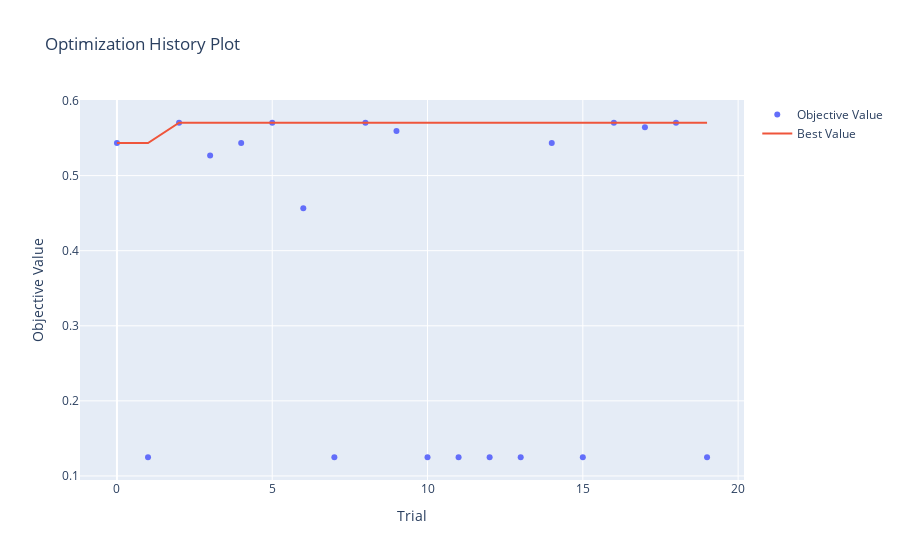
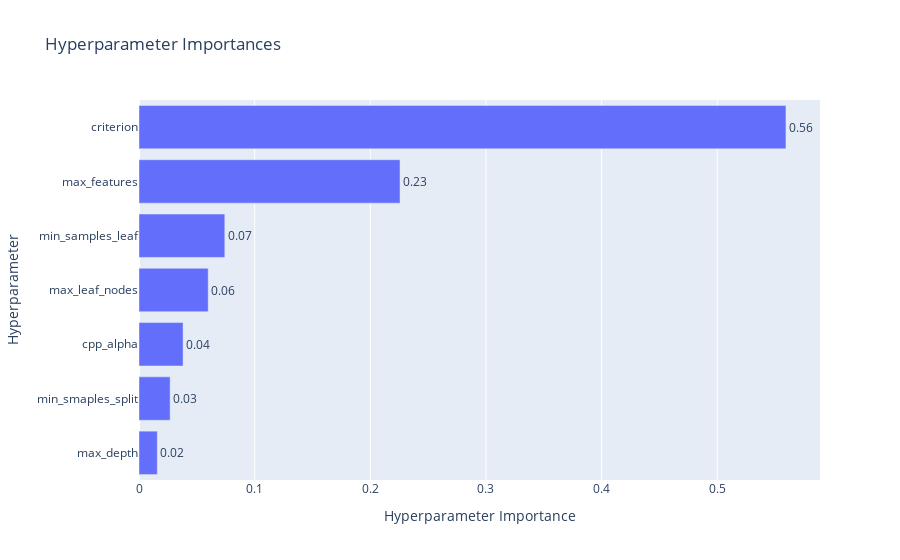

The notebook cell these images were saved under, in order:
### Markdown cell above
### 5.2.2 Optuna 超参数调优

### Code cell
dt_model_object = partial(
    dt_model_objective,
    X_train=X_train,
    y_train=y_train,
    preprocessor=dt_precessor,
    sampling='random_usample'
)

dt_model_study = optuna.create_study(direction='maximize',
                                   sampler=optuna.samplers.TPESampler(seed=CONFIG.RANDOM_STATE))
dt_model_study.optimize(dt_model_object, n_trials=20, 
                      n_jobs=-1, show_progress_bar=True)

# 可视化调参过程
optuna.visualization.plot_optimization_history(dt_model_study).show()
optuna.visualization.plot_param_importances(dt_model_study).show()
optuna.visualization.plot_slice(dt_model_study).show()

### Figure 1 — Plotly figure (JSON) as saved in the notebook; plotly's stock layout.template omitted (floating-point values rounded to 4 significant figures)
{"data": [{"mode": "markers", "name": "Objective Value", "type": "scatter", "x": [0, 1, 2, 3, 4, 5, 6, 7, 8, 9, 10, 11, 12, 13, 14, 15, 16, 17, 18, 19], "y": [0.5434, 0.1249, 0.5704, 0.5269, 0.5434, 0.5704, 0.4565, 0.1249, 0.5704, 0.5594, 0.1249, 0.1249, 0.1249, 0.1249, 0.5434, 0.1249, 0.5704, 0.5645, 0.5704, 0.1249]}, {"mode": "lines", "name": "Best Value", "type": "scatter", "x": [0, 1, 2, 3, 4, 5, 6, 7, 8, 9, 10, 11, 12, 13, 14, 15, 16, 17, 18, 19], "y": [0.5434, 0.5434, 0.5704, 0.5704, 0.5704, 0.5704, 0.5704, 0.5704, 0.5704, 0.5704, 0.5704, 0.5704, 0.5704, 0.5704, 0.5704, 0.5704, 0.5704, 0.5704, 0.5704, 0.5704]}, {"marker": {"color": "#cccccc"}, "mode": "markers", "name": "Infeasible Trial", "showlegend": false, "type": "scatter", "x": [], "y": []}], "layout": {"title": {"text": "Optimization History Plot"}, "xaxis": {"title": {"text": "Trial"}}, "yaxis": {"title": {"text": "Objective Value"}}}}

### Figure 2 — Plotly figure (JSON) as saved in the notebook; plotly's stock layout.template omitted (floating-point values rounded to 4 significant figures)
{"data": [{"cliponaxis": false, "hovertemplate": ["max_depth (IntDistribution): 0.01582214127704371<extra></extra>", "min_smaples_split (IntDistribution): 0.026924622329499066<extra></extra>", "cpp_alpha (FloatDistribution): 0.03811798663030329<extra></extra>", "max_leaf_nodes (IntDistribution): 0.059832261767250074<extra></extra>", "min_samples_leaf (IntDistribution): 0.07420062762429076<extra></extra>", "max_features (CategoricalDistribution): 0.22569579611312574<extra></extra>", "criterion (CategoricalDistribution): 0.5594065642584872<extra></extra>"], "name": "Objective Value", "orientation": "h", "text": ["0.02", "0.03", "0.04", "0.06", "0.07", "0.23", "0.56"], "textposition": "outside", "type": "bar", "x": [0.01582, 0.02692, 0.03812, 0.05983, 0.0742, 0.2257, 0.5594], "y": ["max_depth", "min_smaples_split", "cpp_alpha", "max_leaf_nodes", "min_samples_leaf", "max_features", "criterion"]}], "layout": {"title": {"text": "Hyperparameter Importances"}, "xaxis": {"title": {"text": "Hyperparameter Importance"}}, "yaxis": {"title": {"text": "Hyperparameter"}}}}
